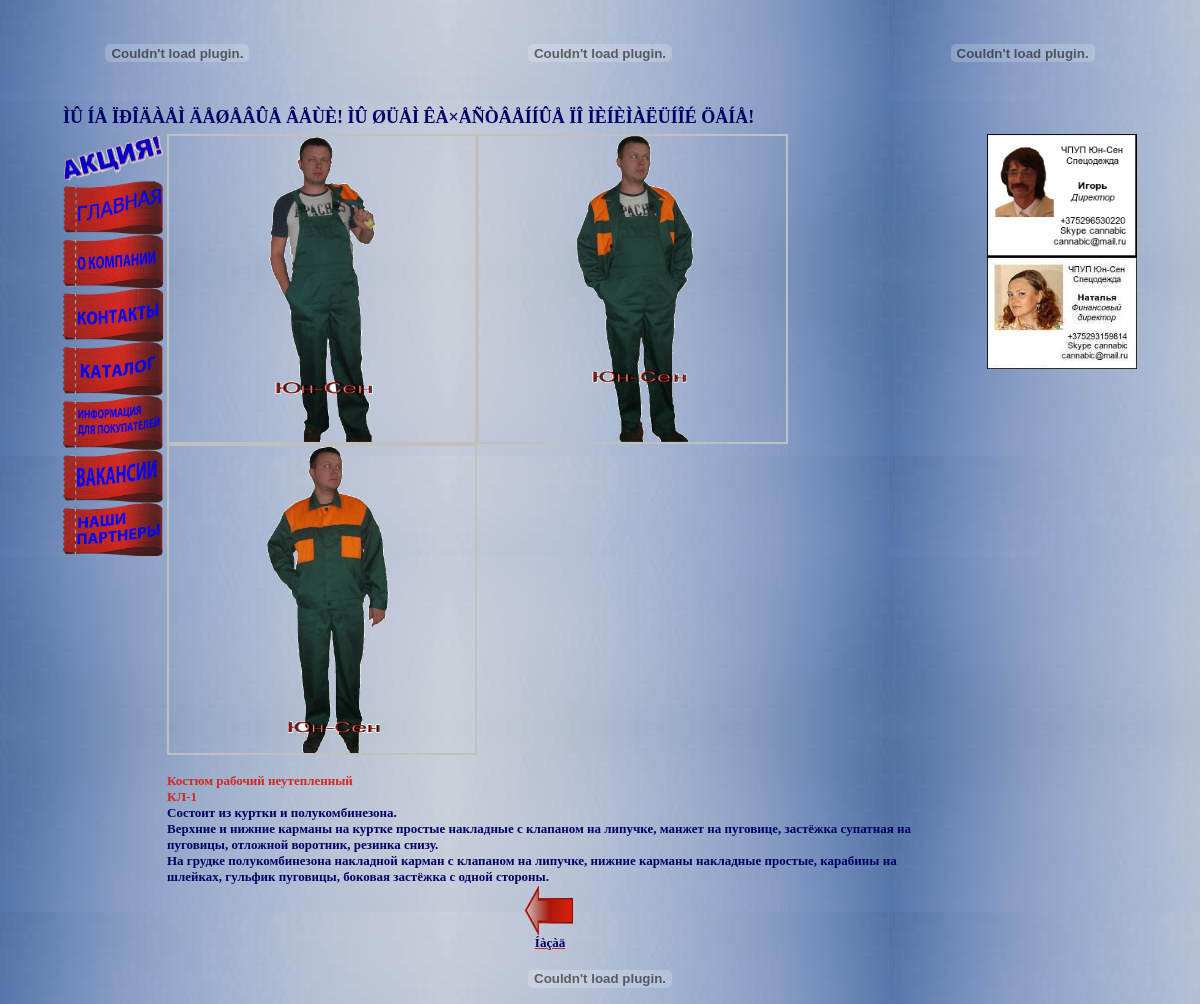
The page /p21.php on the database its author committed.
### tables this page shows
CREATE TABLE IF NOT EXISTS `catalog` (
  `category` text NOT NULL,
  `model` int(11) NOT NULL,
  `image` text NOT NULL,
  `name` text NOT NULL,
  `price` text NOT NULL,
  `description` text NOT NULL
);

### 021.php (called while the page is built)
<?php
$imgDir='images/2/1/';
$category = 2;
$model = 1;
?>

### p21.php (the view, shortened to what this page needs)
<?php
include ('021.php');
  function getFiles($path)
  {
    $files = scandir($path);
    for($i = 0, $length = count($files); $i < $length; $i++)
    {
      if( is_dir($path.$files[$i]) )
      {
        unset($files[$i]);
      }
    }
    return $files;
  }
?>
<!DOCTYPE HTML PUBLIC "-//W3C//DTD HTML 4.01 Frameset//EN" "http://www.w3.org/TR/html4/frameset.dtd">
<html>
 <head>
<link rel="stylesheet" type="text/css" href="gallerystyle.css" />
<link rel="stylesheet" type="text/css" href="../highslide/highslide.css" />
</head>
<body align = center link = "#d22820"
alink = "#000066"
vlink = "#000066">
<div id="bg"></div>
<div id="content"><div align = center>
<table width = 90%>
<tr>
<td align = center>
<embed src="images/logo.swf" width = '150px' height = '100px' quality="high"  TYPE="application/x-shockwave-flash" wmode="transparent" loop="true" autoplay="true" pluginspage="http://www.macromedia.com/go/getflashplayer"></embed>
</td>
<td align = center>
<embed src="images/text.swf" width = '400px' height = '100px' quality="high"  TYPE="application/x-shockwave-flash" wmode="transparent" loop="true" autoplay="true" pluginspage="http://www.macromedia.com/go/getflashplayer"></embed>
</td>
<td align = center>
<embed src="images/phones.swf" width = '150px' height = '100px' quality="high"  TYPE="application/x-shockwave-flash" wmode="transparent" loop="true" autoplay="true" pluginspage="http://www.macromedia.com/go/getflashplayer"></embed>
</td>
</tr>
<tr>
<td colspan = 3><marquee>
<font size = 4px color="#000066" face="Verdana"><B>ÌÛ ÍÅ ÏÐÎÄÀÅÌ ÄÅØÅÂÛÅ ÂÅÙÈ! ÌÛ ØÜÅÌ ÊÀ×ÅÑÒÂÅÍÍÛÅ ÏÎ ÌÈÍÈÌÀËÜÍÎÉ ÖÅÍÅ!</B></font>
</marquee></td></tr>
</table>
</div>
<div align = center>
<table border="0"  width="90%">
<tr>
<td valign = top rowspan = 2 align = left>
<a href = empty.php><img src = "images/act.gif" width = 100px></img><br>
<a href = index.php><img src = "images/index.gif" width = 100px></img><br>
<a href = company.php><img src = "images/company.gif" width = 100px></img><br>
<a href = contacts.php><img src = "images/contacts.gif" width = 100px></img><br>
<a href = catalog.php><img src = "images/catalog.gif" width = 100px></img><br>
<a href = info.php><img src = "images/info.gif" width = 100px></img><br>
<a href = work.php><img src = "images/work.gif" width = 100px></img><br>
<a href = friends.php><img src = "images/friends.gif" width = 100px></img><br>
</td>
<td valign = top rowspan = 2>
<?php
        foreach( getFiles($imgDir) as $file )
        {
echo '<a href="'.$imgDir.$file.'" class="highslide" onclick="return hs.expand(this)">';
echo '<img src="'.$imgDir.$file.'" width="40%"/>';
echo '</a>';
   }
echo '<br>';
$query = mysql_query("SELECT * FROM catalog WHERE category = $category AND model = $model");
do
{
    $n = $row['name'];
    $d = $row['description'];
    echo ('<div align = left>');
    echo ('<font size = 2px color="#d22820" face="Verdana"><B>');
    echo ($n);
    echo ('</B></font>');
    echo ('<br>');
    echo ('<font  size = 2px color="#000066" face="Verdana"><B>');
    echo ($d);
    echo ('</B></font>');
    echo ('</div>');
}
 while ($row = mysql_fetch_array ($query));
?>
<div align = center>
<?php
echo '<a href="';
echo $category;
echo '.php" title="íàçàä">';
?>
<img src="images/back.gif" border=0 width=50px height=50px>
<br><font size = 2px color="#000066" face="Verdana"><B>Íàçàä</B></a></div>
<td valign = top align = right WIDTH = 150PX>
<img src = images/igor.png WIDTH = 150PX><br>
<img src = images/natalia.JPG WIDTH = 150PX>
<br>
<iframe src="http://diano4ka96.narod.ru/tag.html"
width="200" height="200"
align="left" scrolling=no
frameborder="0">
    Âàø áðàóçåð íå ïîääåðæèâàåò ïëàâàþùèå ôðåéìû!
 </iframe>
</td>
</tr>
</table>
</div>
<embed src="images/end.swf" width = '100%' height = '50px' quality="high"  TYPE="application/x-shockwave-flash" wmode="transparent" loop="true" autoplay="true" pluginspage="http://www.macromedia.com/go/getflashplayer"></embed>
</div>
</body>
</html>

### highslide/highslide.css (style rules this page uses)
.highslide { outline: none; text-decoration: none; }
.highslide img { border: 2px solid silver; }

### p21.php (style rules this page uses)
#bg { position:fixed; top:0; bottom:0; left:0; right:0; background-image:url(images/bgc.jpg); z-index:999; }
#content { position:absolute; top:0; bottom:0; left:0; right:0; z-index:1000; }

### rows shown on the page
catalog: name "Костюм рабочий неутепленный КЛ-1", description "Состоит из куртки и полукомбинезона. Верхние и нижние карманы на куртке простые накладные с клапаном на липучке, манжет на пуговице, застёжка супатная на пуговицы, отложной воротник, резинка снизу. На грудке полукомбинезона накладной карман с клапаном на липучке, нижние карманы накладные простые, карабины на шлейках, гульфик пуговицы, боковая застёжка с одной стороны."
